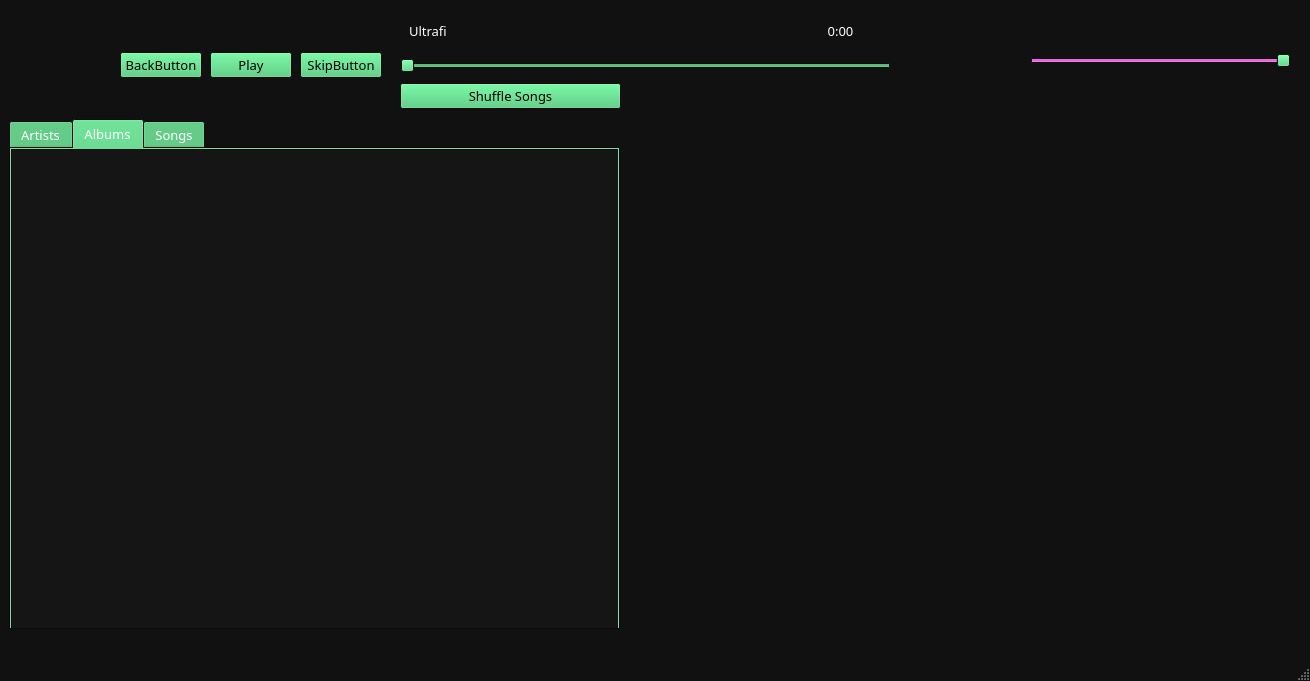
<?xml version="1.0" encoding="UTF-8"?>
<ui version="4.0">
 <class>MainWindow</class>
 <widget class="QMainWindow" name="MainWindow">
  <property name="geometry">
   <rect>
    <x>0</x>
    <y>0</y>
    <width>1310</width>
    <height>681</height>
   </rect>
  </property>
  <property name="palette">
   <palette>
    <active>
     <colorrole role="WindowText">
      <brush brushstyle="SolidPattern">
       <color alpha="255">
        <red>255</red>
        <green>255</green>
        <blue>255</blue>
       </color>
      </brush>
     </colorrole>
     <colorrole role="Button">
      <brush brushstyle="SolidPattern">
       <color alpha="255">
        <red>64</red>
        <green>199</green>
        <blue>112</blue>
       </color>
      </brush>
     </colorrole>
     <colorrole role="Text">
      <brush brushstyle="SolidPattern">
       <color alpha="255">
        <red>255</red>
        <green>255</green>
        <blue>255</blue>
       </color>
      </brush>
     </colorrole>
     <colorrole role="Base">
      <brush brushstyle="SolidPattern">
       <color alpha="255">
        <red>21</red>
        <green>21</green>
        <blue>21</blue>
       </color>
      </brush>
     </colorrole>
     <colorrole role="Window">
      <brush brushstyle="SolidPattern">
       <color alpha="255">
        <red>17</red>
        <green>17</green>
        <blue>17</blue>
       </color>
      </brush>
     </colorrole>
     <colorrole role="Shadow">
      <brush brushstyle="SolidPattern">
       <color alpha="255">
        <red>61</red>
        <green>56</green>
        <blue>70</blue>
       </color>
      </brush>
     </colorrole>
     <colorrole role="Highlight">
      <brush brushstyle="SolidPattern">
       <color alpha="255">
        <red>217</red>
        <green>77</green>
        <blue>204</blue>
       </color>
      </brush>
     </colorrole>
     <colorrole role="HighlightedText">
      <brush brushstyle="SolidPattern">
       <color alpha="255">
        <red>255</red>
        <green>255</green>
        <blue>255</blue>
       </color>
      </brush>
     </colorrole>
     <colorrole role="Link">
      <brush brushstyle="SolidPattern">
       <color alpha="255">
        <red>98</red>
        <green>160</green>
        <blue>234</blue>
       </color>
      </brush>
     </colorrole>
     <colorrole role="LinkVisited">
      <brush brushstyle="SolidPattern">
       <color alpha="255">
        <red>87</red>
        <green>227</green>
        <blue>137</blue>
       </color>
      </brush>
     </colorrole>
     <colorrole role="AlternateBase">
      <brush brushstyle="SolidPattern">
       <color alpha="255">
        <red>36</red>
        <green>31</green>
        <blue>49</blue>
       </color>
      </brush>
     </colorrole>
     <colorrole role="ToolTipBase">
      <brush brushstyle="SolidPattern">
       <color alpha="255">
        <red>61</red>
        <green>56</green>
        <blue>70</blue>
       </color>
      </brush>
     </colorrole>
    </active>
    <inactive>
     <colorrole role="WindowText">
      <brush brushstyle="SolidPattern">
       <color alpha="255">
        <red>255</red>
        <green>255</green>
        <blue>255</blue>
       </color>
      </brush>
     </colorrole>
     <colorrole role="Button">
      <brush brushstyle="SolidPattern">
       <color alpha="255">
        <red>64</red>
        <green>199</green>
        <blue>112</blue>
       </color>
      </brush>
     </colorrole>
     <colorrole role="Text">
      <brush brushstyle="SolidPattern">
       <color alpha="255">
        <red>255</red>
        <green>255</green>
        <blue>255</blue>
       </color>
      </brush>
     </colorrole>
     <colorrole role="Base">
      <brush brushstyle="SolidPattern">
       <color alpha="255">
        <red>21</red>
        <green>21</green>
        <blue>21</blue>
       </color>
      </brush>
     </colorrole>
     <colorrole role="Window">
      <brush brushstyle="SolidPattern">
       <color alpha="255">
        <red>17</red>
        <green>17</green>
        <blue>17</blue>
       </color>
      </brush>
     </colorrole>
     <colorrole role="Shadow">
      <brush brushstyle="SolidPattern">
       <color alpha="255">
        <red>61</red>
        <green>56</green>
        <blue>70</blue>
       </color>
      </brush>
     </colorrole>
     <colorrole role="Highlight">
      <brush brushstyle="SolidPattern">
       <color alpha="255">
        <red>217</red>
        <green>77</green>
        <blue>204</blue>
       </color>
      </brush>
     </colorrole>
     <colorrole role="HighlightedText">
      <brush brushstyle="SolidPattern">
       <color alpha="255">
        <red>255</red>
        <green>255</green>
        <blue>255</blue>
       </color>
      </brush>
     </colorrole>
     <colorrole role="Link">
      <brush brushstyle="SolidPattern">
       <color alpha="255">
        <red>98</red>
        <green>160</green>
        <blue>234</blue>
       </color>
      </brush>
     </colorrole>
     <colorrole role="LinkVisited">
      <brush brushstyle="SolidPattern">
       <color alpha="255">
        <red>87</red>
        <green>227</green>
        <blue>137</blue>
       </color>
      </brush>
     </colorrole>
     <colorrole role="AlternateBase">
      <brush brushstyle="SolidPattern">
       <color alpha="255">
        <red>36</red>
        <green>31</green>
        <blue>49</blue>
       </color>
      </brush>
     </colorrole>
     <colorrole role="ToolTipBase">
      <brush brushstyle="SolidPattern">
       <color alpha="255">
        <red>61</red>
        <green>56</green>
        <blue>70</blue>
       </color>
      </brush>
     </colorrole>
    </inactive>
    <disabled>
     <colorrole role="Button">
      <brush brushstyle="SolidPattern">
       <color alpha="255">
        <red>64</red>
        <green>199</green>
        <blue>112</blue>
       </color>
      </brush>
     </colorrole>
     <colorrole role="Base">
      <brush brushstyle="SolidPattern">
       <color alpha="255">
        <red>17</red>
        <green>17</green>
        <blue>17</blue>
       </color>
      </brush>
     </colorrole>
     <colorrole role="Window">
      <brush brushstyle="SolidPattern">
       <color alpha="255">
        <red>17</red>
        <green>17</green>
        <blue>17</blue>
       </color>
      </brush>
     </colorrole>
     <colorrole role="Shadow">
      <brush brushstyle="SolidPattern">
       <color alpha="255">
        <red>61</red>
        <green>56</green>
        <blue>70</blue>
       </color>
      </brush>
     </colorrole>
     <colorrole role="HighlightedText">
      <brush brushstyle="SolidPattern">
       <color alpha="255">
        <red>255</red>
        <green>255</green>
        <blue>255</blue>
       </color>
      </brush>
     </colorrole>
     <colorrole role="Link">
      <brush brushstyle="SolidPattern">
       <color alpha="255">
        <red>98</red>
        <green>160</green>
        <blue>234</blue>
       </color>
      </brush>
     </colorrole>
     <colorrole role="LinkVisited">
      <brush brushstyle="SolidPattern">
       <color alpha="255">
        <red>87</red>
        <green>227</green>
        <blue>137</blue>
       </color>
      </brush>
     </colorrole>
     <colorrole role="AlternateBase">
      <brush brushstyle="SolidPattern">
       <color alpha="255">
        <red>36</red>
        <green>31</green>
        <blue>49</blue>
       </color>
      </brush>
     </colorrole>
     <colorrole role="ToolTipBase">
      <brush brushstyle="SolidPattern">
       <color alpha="255">
        <red>61</red>
        <green>56</green>
        <blue>70</blue>
       </color>
      </brush>
     </colorrole>
    </disabled>
   </palette>
  </property>
  <property name="font">
   <font>
    <family>AlArabiya</family>
    <pointsize>10</pointsize>
   </font>
  </property>
  <property name="windowTitle">
   <string>MainWindow</string>
  </property>
  <widget class="QWidget" name="centralwidget">
   <widget class="QWidget" name="horizontalLayoutWidget_2">
    <property name="geometry">
     <rect>
      <x>9</x>
      <y>119</y>
      <width>611</width>
      <height>511</height>
     </rect>
    </property>
    <layout class="QHBoxLayout" name="horizontalLayout_3">
     <item>
      <widget class="QTabWidget" name="tabWidget">
       <property name="tabPosition">
        <enum>QTabWidget::North</enum>
       </property>
       <property name="tabShape">
        <enum>QTabWidget::Rounded</enum>
       </property>
       <property name="currentIndex">
        <number>1</number>
       </property>
       <property name="documentMode">
        <bool>false</bool>
       </property>
       <property name="tabsClosable">
        <bool>false</bool>
       </property>
       <property name="movable">
        <bool>true</bool>
       </property>
       <property name="tabBarAutoHide">
        <bool>false</bool>
       </property>
       <widget class="QWidget" name="ArtistsTab">
        <property name="enabled">
         <bool>true</bool>
        </property>
        <attribute name="title">
         <string>Artists</string>
        </attribute>
        <widget class="QListWidget" name="artistList">
         <property name="geometry">
          <rect>
           <x>0</x>
           <y>0</y>
           <width>1221</width>
           <height>481</height>
          </rect>
         </property>
         <property name="alternatingRowColors">
          <bool>true</bool>
         </property>
        </widget>
       </widget>
       <widget class="QWidget" name="AlbumsTab">
        <property name="enabled">
         <bool>true</bool>
        </property>
        <attribute name="title">
         <string>Albums</string>
        </attribute>
        <widget class="QListWidget" name="albumList">
         <property name="geometry">
          <rect>
           <x>0</x>
           <y>0</y>
           <width>1221</width>
           <height>481</height>
          </rect>
         </property>
         <property name="alternatingRowColors">
          <bool>true</bool>
         </property>
         <property name="layoutMode">
          <enum>QListView::SinglePass</enum>
         </property>
         <property name="viewMode">
          <enum>QListView::ListMode</enum>
         </property>
        </widget>
       </widget>
       <widget class="QWidget" name="SongsTab">
        <attribute name="title">
         <string>Songs</string>
        </attribute>
        <widget class="QListWidget" name="songList">
         <property name="geometry">
          <rect>
           <x>0</x>
           <y>0</y>
           <width>1221</width>
           <height>481</height>
          </rect>
         </property>
         <property name="alternatingRowColors">
          <bool>true</bool>
         </property>
        </widget>
       </widget>
      </widget>
     </item>
    </layout>
   </widget>
   <widget class="QWidget" name="horizontalLayoutWidget_3">
    <property name="geometry">
     <rect>
      <x>210</x>
      <y>40</y>
      <width>82</width>
      <height>51</height>
     </rect>
    </property>
    <layout class="QHBoxLayout" name="horizontalLayout_4">
     <item>
      <widget class="QPushButton" name="playButton">
       <property name="text">
        <string>Play</string>
       </property>
      </widget>
     </item>
    </layout>
   </widget>
   <widget class="QWidget" name="horizontalLayoutWidget_4">
    <property name="geometry">
     <rect>
      <x>1030</x>
      <y>0</y>
      <width>261</width>
      <height>121</height>
     </rect>
    </property>
    <layout class="QHBoxLayout" name="horizontalLayout_5">
     <item>
      <widget class="QSlider" name="volumeSlider">
       <property name="value">
        <number>99</number>
       </property>
       <property name="orientation">
        <enum>Qt::Horizontal</enum>
       </property>
      </widget>
     </item>
    </layout>
   </widget>
   <widget class="QWidget" name="horizontalLayoutWidget">
    <property name="geometry">
     <rect>
      <x>760</x>
      <y>120</y>
      <width>531</width>
      <height>511</height>
     </rect>
    </property>
    <layout class="QHBoxLayout" name="horizontalLayout">
     <item>
      <widget class="QLabel" name="coverLabel">
       <property name="font">
        <font>
         <family>Abyssinica SIL</family>
         <pointsize>9</pointsize>
        </font>
       </property>
       <property name="text">
        <string/>
       </property>
      </widget>
     </item>
    </layout>
   </widget>
   <widget class="QWidget" name="horizontalLayoutWidget_5">
    <property name="geometry">
     <rect>
      <x>400</x>
      <y>50</y>
      <width>491</width>
      <height>31</height>
     </rect>
    </property>
    <layout class="QHBoxLayout" name="horizontalLayout_2">
     <item>
      <widget class="QSlider" name="ScrubbingSlider">
       <property name="minimum">
        <number>0</number>
       </property>
       <property name="maximum">
        <number>1000</number>
       </property>
       <property name="orientation">
        <enum>Qt::Horizontal</enum>
       </property>
      </widget>
     </item>
    </layout>
   </widget>
   <widget class="QWidget" name="horizontalLayoutWidget_6">
    <property name="geometry">
     <rect>
      <x>800</x>
      <y>10</y>
      <width>81</width>
      <height>41</height>
     </rect>
    </property>
    <layout class="QHBoxLayout" name="horizontalLayout_6">
     <item>
      <widget class="QLabel" name="TimeLabel">
       <property name="text">
        <string>0:00</string>
       </property>
       <property name="alignment">
        <set>Qt::AlignCenter</set>
       </property>
      </widget>
     </item>
    </layout>
   </widget>
   <widget class="QWidget" name="horizontalLayoutWidget_7">
    <property name="geometry">
     <rect>
      <x>300</x>
      <y>40</y>
      <width>82</width>
      <height>51</height>
     </rect>
    </property>
    <layout class="QHBoxLayout" name="horizontalLayout_7">
     <item>
      <widget class="QPushButton" name="SkipButton">
       <property name="text">
        <string>SkipButton</string>
       </property>
      </widget>
     </item>
    </layout>
   </widget>
   <widget class="QWidget" name="horizontalLayoutWidget_8">
    <property name="geometry">
     <rect>
      <x>120</x>
      <y>40</y>
      <width>82</width>
      <height>51</height>
     </rect>
    </property>
    <layout class="QHBoxLayout" name="horizontalLayout_8">
     <item>
      <widget class="QPushButton" name="BackButton">
       <property name="text">
        <string>BackButton</string>
       </property>
      </widget>
     </item>
    </layout>
   </widget>
   <widget class="QWidget" name="horizontalLayoutWidget_9">
    <property name="geometry">
     <rect>
      <x>409</x>
      <y>10</y>
      <width>391</width>
      <height>41</height>
     </rect>
    </property>
    <layout class="QHBoxLayout" name="horizontalLayout_9">
     <item>
      <widget class="QLabel" name="TitleLabel">
       <property name="text">
        <string>Ultrafi</string>
       </property>
      </widget>
     </item>
    </layout>
   </widget>
   <widget class="QWidget" name="horizontalLayoutWidget_10">
    <property name="geometry">
     <rect>
      <x>10</x>
      <y>10</y>
      <width>91</width>
      <height>91</height>
     </rect>
    </property>
    <layout class="QHBoxLayout" name="horizontalLayout_10">
     <item>
      <widget class="QLabel" name="LogoLabel">
       <property name="text">
        <string/>
       </property>
      </widget>
     </item>
    </layout>
   </widget>
   <widget class="QWidget" name="horizontalLayoutWidget_11">
    <property name="geometry">
     <rect>
      <x>400</x>
      <y>80</y>
      <width>221</width>
      <height>33</height>
     </rect>
    </property>
    <layout class="QHBoxLayout" name="horizontalLayout_11">
     <item>
      <widget class="QPushButton" name="ShuffleButton">
       <property name="text">
        <string>Shuffle Songs</string>
       </property>
      </widget>
     </item>
    </layout>
   </widget>
  </widget>
  <widget class="QMenuBar" name="menubar">
   <property name="geometry">
    <rect>
     <x>0</x>
     <y>0</y>
     <width>1310</width>
     <height>28</height>
    </rect>
   </property>
  </widget>
  <widget class="QStatusBar" name="statusbar"/>
 </widget>
 <resources/>
 <connections/>
</ui>
